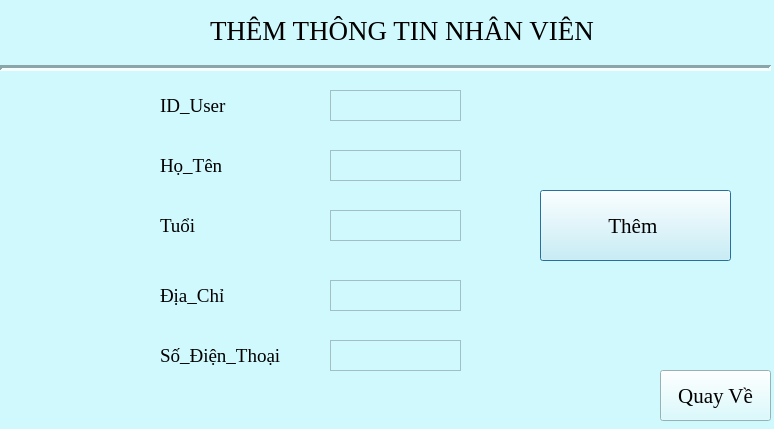
<?xml version="1.0" encoding="UTF-8"?>
<ui version="4.0">
 <class>Dialog</class>
 <widget class="QDialog" name="Dialog">
  <property name="geometry">
   <rect>
    <x>0</x>
    <y>0</y>
    <width>774</width>
    <height>429</height>
   </rect>
  </property>
  <property name="windowTitle">
   <string>Dialog</string>
  </property>
  <property name="styleSheet">
   <string notr="true">background-color: #D0F9FD;</string>
  </property>
  <widget class="QLabel" name="label">
   <property name="geometry">
    <rect>
     <x>210</x>
     <y>10</y>
     <width>411</width>
     <height>41</height>
    </rect>
   </property>
   <property name="font">
    <font>
     <family>Times New Roman</family>
     <pointsize>20</pointsize>
    </font>
   </property>
   <property name="text">
    <string>THÊM THÔNG TIN NHÂN VIÊN</string>
   </property>
  </widget>
  <widget class="QLabel" name="Favicon">
   <property name="geometry">
    <rect>
     <x>40</x>
     <y>0</y>
     <width>71</width>
     <height>61</height>
    </rect>
   </property>
   <property name="text">
    <string/>
   </property>
  </widget>
  <widget class="Line" name="line">
   <property name="geometry">
    <rect>
     <x>0</x>
     <y>60</y>
     <width>771</width>
     <height>16</height>
    </rect>
   </property>
   <property name="lineWidth">
    <number>3</number>
   </property>
   <property name="orientation">
    <enum>Qt::Horizontal</enum>
   </property>
  </widget>
  <widget class="QTextEdit" name="idSanPham">
   <property name="geometry">
    <rect>
     <x>330</x>
     <y>90</y>
     <width>131</width>
     <height>31</height>
    </rect>
   </property>
  </widget>
  <widget class="QLabel" name="iconTaiKhoan">
   <property name="geometry">
    <rect>
     <x>160</x>
     <y>90</y>
     <width>141</width>
     <height>31</height>
    </rect>
   </property>
   <property name="font">
    <font>
     <family>Times New Roman</family>
     <pointsize>14</pointsize>
    </font>
   </property>
   <property name="text">
    <string>ID_User</string>
   </property>
  </widget>
  <widget class="QPushButton" name="btnCapNhatSanPham">
   <property name="geometry">
    <rect>
     <x>540</x>
     <y>190</y>
     <width>191</width>
     <height>71</height>
    </rect>
   </property>
   <property name="font">
    <font>
     <family>Times New Roman</family>
     <pointsize>16</pointsize>
    </font>
   </property>
   <property name="text">
    <string>Thêm </string>
   </property>
  </widget>
  <widget class="QPushButton" name="btnQuayVe">
   <property name="geometry">
    <rect>
     <x>660</x>
     <y>370</y>
     <width>111</width>
     <height>51</height>
    </rect>
   </property>
   <property name="font">
    <font>
     <family>Times New Roman</family>
     <pointsize>16</pointsize>
    </font>
   </property>
   <property name="text">
    <string>Quay Về</string>
   </property>
  </widget>
  <widget class="QLabel" name="iconTaiKhoan_4">
   <property name="geometry">
    <rect>
     <x>160</x>
     <y>150</y>
     <width>141</width>
     <height>31</height>
    </rect>
   </property>
   <property name="font">
    <font>
     <family>Times New Roman</family>
     <pointsize>14</pointsize>
    </font>
   </property>
   <property name="text">
    <string>Họ_Tên</string>
   </property>
  </widget>
  <widget class="QTextEdit" name="txtNgayNhapKho">
   <property name="geometry">
    <rect>
     <x>330</x>
     <y>150</y>
     <width>131</width>
     <height>31</height>
    </rect>
   </property>
  </widget>
  <widget class="QLabel" name="iconTaiKhoan_6">
   <property name="geometry">
    <rect>
     <x>160</x>
     <y>210</y>
     <width>141</width>
     <height>31</height>
    </rect>
   </property>
   <property name="font">
    <font>
     <family>Times New Roman</family>
     <pointsize>14</pointsize>
    </font>
   </property>
   <property name="text">
    <string>Tuổi</string>
   </property>
  </widget>
  <widget class="QTextEdit" name="txtHanSuDung">
   <property name="geometry">
    <rect>
     <x>330</x>
     <y>210</y>
     <width>131</width>
     <height>31</height>
    </rect>
   </property>
  </widget>
  <widget class="QLabel" name="iconTaiKhoan_7">
   <property name="geometry">
    <rect>
     <x>160</x>
     <y>280</y>
     <width>161</width>
     <height>31</height>
    </rect>
   </property>
   <property name="font">
    <font>
     <family>Times New Roman</family>
     <pointsize>14</pointsize>
    </font>
   </property>
   <property name="text">
    <string>Địa_Chỉ</string>
   </property>
  </widget>
  <widget class="QTextEdit" name="txtLoai">
   <property name="geometry">
    <rect>
     <x>330</x>
     <y>280</y>
     <width>131</width>
     <height>31</height>
    </rect>
   </property>
  </widget>
  <widget class="QTextEdit" name="txtSoDienThoai">
   <property name="geometry">
    <rect>
     <x>330</x>
     <y>340</y>
     <width>131</width>
     <height>31</height>
    </rect>
   </property>
  </widget>
  <widget class="QLabel" name="iconTaiKhoan_8">
   <property name="geometry">
    <rect>
     <x>160</x>
     <y>340</y>
     <width>161</width>
     <height>31</height>
    </rect>
   </property>
   <property name="font">
    <font>
     <family>Times New Roman</family>
     <pointsize>14</pointsize>
    </font>
   </property>
   <property name="text">
    <string>Số_Điện_Thoại</string>
   </property>
  </widget>
 </widget>
 <resources/>
 <connections/>
</ui>
